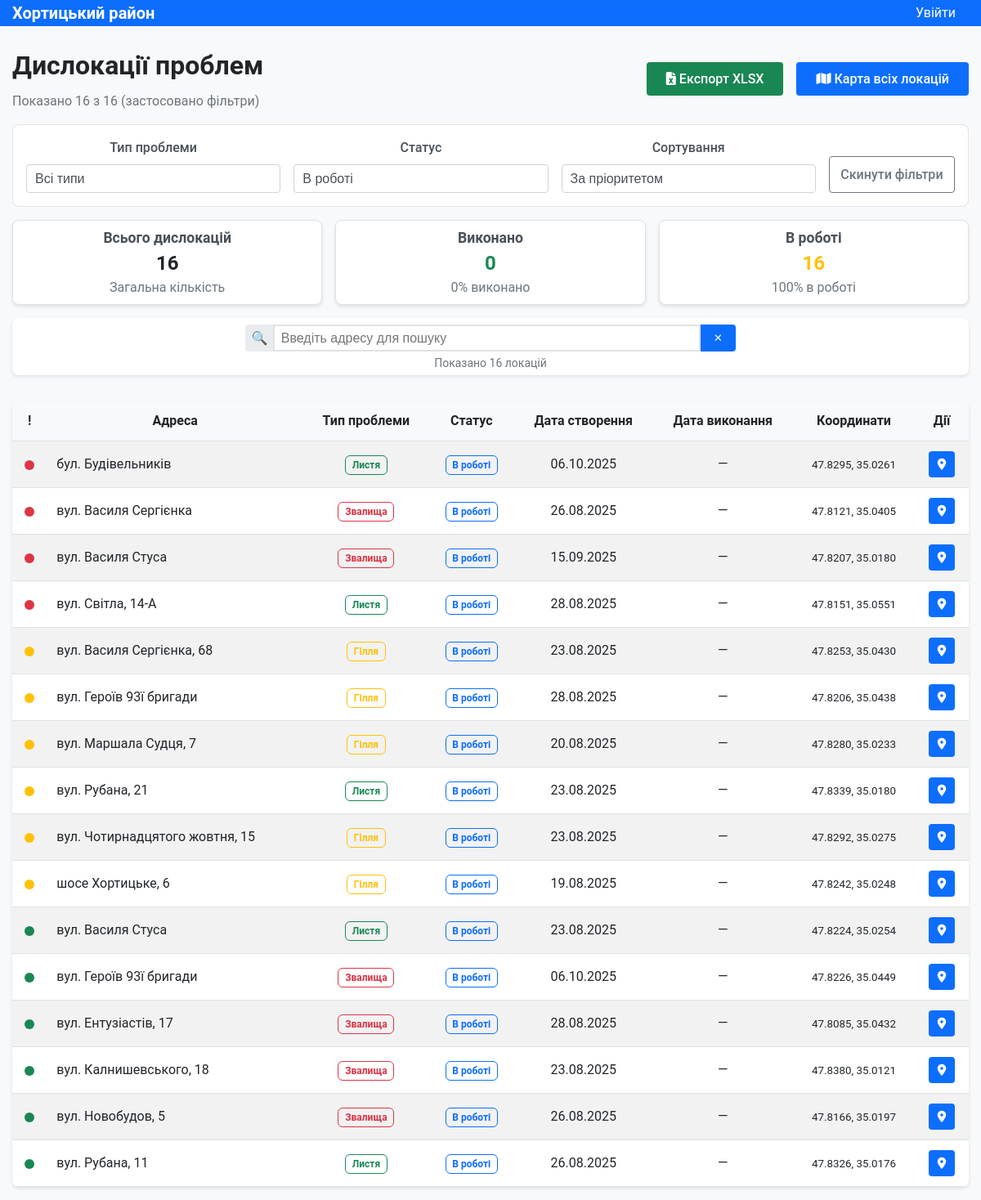
The page / on the database its author committed.
### models.py (models this page shows, shortened)
class Location(db.Model):
    id = db.Column(db.Integer, primary_key=True)
    address = db.Column(db.String(200), nullable=False)
    latitude = db.Column(db.Float, nullable=False)
    longitude = db.Column(db.Float, nullable=False)
    problem_type = db.Column(db.String(50), nullable=False)
    priority = db.Column(db.String(20), default='Середній')
    status = db.Column(db.String(20), default='in_progress')
    description = db.Column(db.Text)
    date_created = db.Column(db.DateTime, default=datetime.utcnow)
    date_completed = db.Column(db.DateTime)
    created_by = db.Column(db.Integer, db.ForeignKey('user.id'))
    def get_priority_order(self):
        priority_map = {'Високий': 1, 'Середній': 2, 'Низький': 3}
        return priority_map.get(self.priority, 2)

### app.py (the view)
@app.route('/')
def index():
    problem_type = request.args.get('problem_type', 'all')
    status = request.args.get('status', 'in_progress')
    priority = request.args.get('priority', 'all')
    sort_by = request.args.get('sort_by', 'priority')
    query = Location.query
    if problem_type != 'all':
        query = query.filter(Location.problem_type == problem_type)
    if status != 'all':
        query = query.filter(Location.status == status)
    locations = query.all()
    for location in locations:
        location.formatted_address = format_address(location.address)
    if sort_by == 'alphabet':
        locations.sort(key=lambda x: x.formatted_address)
    else:  # sort_by == 'priority'
        locations.sort(key=lambda x: (
            x.get_priority_order(), x.formatted_address))
    for location in locations:
        location.address = location.formatted_address
    total_count = len(locations)
    completed_count = len([l for l in locations if l.status == 'completed'])
    in_progress_count = len([l for l in locations if l.status == 'in_progress'])
    return render_template('index.html',
                           locations=locations,
                           current_problem_type=problem_type,
                           current_status=status,
                           current_priority=priority,
                           current_sort=sort_by,
                           total_count=total_count,
                           completed_count=completed_count,
                           in_progress_count=in_progress_count)

### app.py (called while the page is built)
def format_address(address):
    file_path = Path(__file__).parent / "static" / "street-names.json"
    with open(file_path, "r", encoding="utf-8") as f:
        addresses = json.load(f)
        for k, v in addresses.items():
            if address.startswith(k):
                return address.replace(k, v)
    return address

### templates/index.html (shortened to what this page needs)
{% extends "base.html" %}
{% block content %}
<div class="page-header">
    <div class="page-header__info">
        <h1 class="page-header__title">Дислокації проблем</h1>
        <p class="page-header__subtitle">
            Показано {{ locations|length }}
            {% if current_problem_type != 'all' or current_status != 'all' %}
                з {{ total_count }} (застосовано фільтри)
            {% else %}
                записів
            {% endif %}
        </p>
    </div>
    <div class="page-header__actions">
        <a href="{{ url_for('export_excel', problem_type=current_problem_type, status=current_status) }}"
            class="button button--success">
            <i class="fas fa-file-excel"></i> Експорт XLSX
        </a>
        <a href="{{ url_for('map_all') }}" class="button button--primary">
            <i class="fas fa-map"></i> Карта всіх локацій
        </a>
    </div>
</div>
<form method="GET" class="filter-section">
    <div class="filter-section__group">
        <label class="form__label">Тип проблеми</label>
        <select name="problem_type" class="form__select" onchange="this.form.submit()">
            <option value="all" {% if current_problem_type == 'all' %}selected{% endif %}>Всі типи</option>
        </select>
    </div>
    <div class="filter-section__group">
        <label class="form__label">Статус</label>
        <select name="status" class="form__select" onchange="this.form.submit()">
            <option value="in_progress" {% if current_status == 'in_progress' %}selected{% endif %}>В роботі</option>
        </select>
    </div>
    <div class="filter-section__group">
        <label class="form__label">Сортування</label>
        <select name="sort_by" class="form__select" onchange="this.form.submit()">
            <option value="priority" {% if current_sort == 'priority' %}selected{% endif %}>За пріоритетом</option>
        </select>
    </div>
    <a href="{{ url_for('index') }}" class="button button--secondary">Скинути фільтри</a>
</form>
<div class="stats-grid">
    <div class="stats-card">
        <div class="stats-card__title">
            {% if current_problem_type != 'all' %}
                {{ current_problem_type }}
            {% else %}
                Всього дислокацій
            {% endif %}
        </div>
        <div class="stats-card__value">{{ total_count }}</div>
        <p class="stats-card__description">
            {% if current_problem_type != 'all' %}
                Загальна кількість {{ current_problem_type.lower() }}
            {% else %}
                Загальна кількість
            {% endif %}
        </p>
    </div>
    <div class="stats-card">
        <div class="stats-card__title">Виконано</div>
        <div class="stats-card__value stats-card__value--success">{{ completed_count }}</div>
        <p class="stats-card__description">
            {% if total_count > 0 %}
                {{ "%.0f"|format((completed_count / total_count) * 100) }}% виконано
            {% else %}
                0% виконано
            {% endif %}
        </p>
    </div>
    <div class="stats-card">
        <div class="stats-card__title">В роботі</div>
        <div class="stats-card__value stats-card__value--warning">{{ in_progress_count }}</div>
        <p class="stats-card__description">
            {% if total_count > 0 %}
                {{ "%.0f"|format((in_progress_count / total_count) * 100) }}% в роботі
            {% else %}
                0% в роботі
            {% endif %}
        </p>
    </div>
</div>
{% if locations %}
<div class="search-section">
    <form class="search-section__form">
        <div class="search-section__input-group">
            <span class="search-section__addon">🔍</span>
            <input type="text"
                id="searchInput"
                class="search-section__input"
                placeholder="Введіть адресу для пошуку"
                autocomplete="off">
            <button class="search-section__button"
                    type="button"
                    id="clearSearch"
                    title="Очистити пошук">✕</button>
        </div>
        <div id="searchResults" class="search-section__info"></div>
    </form>
</div>
<div class="data-table-container">
    <table class="data-table">
        <thead>
            <tr class="data-table__header">
                <th class="data-table__cell">!</th>
                <th class="data-table__cell">Адреса</th>
                <th class="data-table__cell">Тип проблеми</th>
                <th class="data-table__cell">Статус</th>
                <th class="data-table__cell">Дата створення</th>
                <th class="data-table__cell">Дата виконання</th>
                <th class="data-table__cell">Координати</th>
                <th class="data-table__cell">Дії</th>
            </tr>
        </thead>
        <tbody>
            {% for location in locations %}
            <tr class="data-table__row" data-address="{{ location.address }}">
                <td class="data-table__cell">
                    {% if location.priority == 'Високий' %}
                        <span class="priority-indicator priority-indicator--high" title="Високий пріоритет">&nbsp;</span>
                    {% elif location.priority == 'Середній' %}
                        <span class="priority-indicator priority-indicator--medium" title="Середній пріоритет">&nbsp;</span>
                    {% else %}
                        <span class="priority-indicator priority-indicator--low" title="Низький пріоритет">&nbsp;</span>
                    {% endif %}
                </td>
                <td class="data-table__cell data-table__cell--left">{{ location.address }}</td>
                <td class="data-table__cell">
                    {% if location.problem_type == 'Гілля' %}
                        <span class="badge badge--branches">{{ location.problem_type }}</span>
                    {% elif location.problem_type == 'Листя' %}
                        <span class="badge badge--leaves">{{ location.problem_type }}</span>
                    {% elif location.problem_type == 'Звалища' %}
                        <span class="badge badge--dumps">{{ location.problem_type }}</span>
                    {% else %}
                        <span class="badge badge--default">{{ location.problem_type }}</span>
                    {% endif %}
                </td>
                <td class="data-table__cell">
                    {% if location.status == 'completed' %}
                        <span class="badge badge--completed">Виконано</span>
                    {% elif location.status == 'in_progress' %}
                        <span class="badge badge--in-progress">В роботі</span>
                    {% else %}
                        <span class="badge badge--default">В роботі</span>
                    {% endif %}
                </td>
                <td class="data-table__cell">{{ location.date_created.strftime('%d.%m.%Y') }}</td>
                <td class="data-table__cell">
                    {% if location.date_completed %}
                        <span class="data-table__success-text">{{ location.date_completed.strftime('%d.%m.%Y') }}</span>
                    {% else %}
                        <span class="data-table__muted-text">—</span>
                    {% endif %}
                </td>
                <td class="data-table__cell">
                    <small class="data-table__coordinates">
                        {{ "%.4f"|format(location.latitude) }}, {{ "%.4f"|format(location.longitude) }}
                    </small>
                </td>
                <td class="data-table__cell">
                    <div class="data-table__actions">
                        <a href="{{ url_for('location_map', location_id=location.id) }}"
                            class="button button--primary button--small button--square"
                            title="Переглянути на карті">
                            <i class="fas fa-map-marker-alt"></i>
                        </a>
                    </div>
                </td>
            </tr>
            {% endfor %}
        </tbody>
    </table>
</div>
{% endif %}
{% endblock %}

### templates/base.html (shortened to what this page needs)
<!DOCTYPE html>
<html lang="uk">
    <head>
        <link rel="stylesheet" href="https://cdnjs.cloudflare.com/ajax/libs/font-awesome/6.0.0/css/all.min.css">
        <link rel="stylesheet" href="{{ url_for('static', filename='css/style.css') }}">
    </head>
    <body>
        <nav class="navigation">
            <div class="layout">
                <div class="navigation__container">
                    <a class="navigation__brand" href="{{ url_for('index') }}">Хортицький район</a>
                    <div class="navigation__menu">
                        {% if current_user.is_authenticated %}
                        <span class="navigation__text">Привіт, {{ current_user.username }}!</span>
                        {% if current_user.is_admin() %}
                        <span class="admin">Адмін</span>
                        {% endif %}
                        <a class="navigation__link" href="{{ url_for('logout') }}">Вийти</a>
                        {% else %}
                        <a class="navigation__link" href="{{ url_for('login') }}">Увійти</a>
                        {% endif %}
                    </div>
                </div>
            </div>
        </nav>
        <div class="layout layout--with-top-margin">{% block content %}{% endblock %}</div>
    </body>
</html>

### static/css/variables.css (style rules this page uses)
:root { --body-bg: #f8f9fa; --dt-body-bg: #1a1a1a; --dt-bg-1: #2d2d2d; --dt-border-1: #404040; --dt-border-2: #666666; --white: #ffffff; --white-grey: #dee2e6; --grey: #6c757d; --grey-input: #ced4da; --grey-input-readonly: #b0b0b0; --font-color: #212529; --font-color-light: #495057; --dt-font-color: #dddddd; --transparent-white: rgba(255, 255, 255, 0.1); --transparent-black: rgba(0, 0, 0, 0.1); --blue: #0d6efd; --blue-hover: #195fc9; --orange: #ffc107; --orange-hover: #b48f1e; --green: #198754; --green-hover: #1fc979; --green-dark: #055160; --green-alert-bg: #d1ecf1; --green-alert-border: #bee5eb; --red: #dc3545; --red-hover: #bb2d3b; --red-dark: #721c24; --red-alert-bg: #f8d7da; --red-alert-border: #f5c6cb; --dt-red-alert-bg: #5f1e1e; --dt-red-alert-border: #822c2c; --dt-red-alert-font: #f8b4b4; --dt-blue-alert-bg: #1e3a5f; --dt-blue-alert-border: #2c5282; --dt-blue-alert-font: #b3d4fc; --light-blue-border: #e9ecef; --highlight: #fff3cd; --ff: Roboto, Arial, sans-serif; }

### rows shown on the page
Location: priority "Високий" (drawn), problem_type "Листя", status "В роботі", date_created "06.10.2025", latitude "47.8295", longitude "35.0261"
Location: priority "Високий" (drawn), problem_type "Звалища", status "В роботі", date_created "26.08.2025", latitude "47.8121", longitude "35.0405"
Location: priority "Високий" (drawn), problem_type "Звалища", status "В роботі", date_created "15.09.2025", latitude "47.8207", longitude "35.0180"
Location: priority "Високий" (drawn), problem_type "Листя", status "В роботі", date_created "28.08.2025", latitude "47.8151", longitude "35.0551"
Location: priority "Середній" (drawn), problem_type "Гілля", status "В роботі", date_created "23.08.2025", latitude "47.8253", longitude "35.0430"
Location: priority "Середній" (drawn), problem_type "Гілля", status "В роботі", date_created "28.08.2025", latitude "47.8206", longitude "35.0438"
Location: priority "Середній" (drawn), problem_type "Гілля", status "В роботі", date_created "20.08.2025", latitude "47.8280", longitude "35.0233"
Location: priority "Середній" (drawn), problem_type "Листя", status "В роботі", date_created "23.08.2025", latitude "47.8339", longitude "35.0180"
Location: priority "Середній" (drawn), problem_type "Гілля", status "В роботі", date_created "23.08.2025", latitude "47.8292", longitude "35.0275"
Location: priority "Середній" (drawn), problem_type "Гілля", status "В роботі", date_created "19.08.2025", latitude "47.8242", longitude "35.0248"
Location: priority "Низький" (drawn), problem_type "Листя", status "В роботі", date_created "23.08.2025", latitude "47.8224", longitude "35.0254"
Location: priority "Низький" (drawn), problem_type "Звалища", status "В роботі", date_created "06.10.2025", latitude "47.8226", longitude "35.0449"
Location: priority "Низький" (drawn), problem_type "Звалища", status "В роботі", date_created "28.08.2025", latitude "47.8085", longitude "35.0432"
Location: priority "Низький" (drawn), problem_type "Звалища", status "В роботі", date_created "23.08.2025", latitude "47.8380", longitude "35.0121"
Location: priority "Низький" (drawn), problem_type "Звалища", status "В роботі", date_created "26.08.2025", latitude "47.8166", longitude "35.0197"
Location: priority "Низький" (drawn), problem_type "Листя", status "В роботі", date_created "26.08.2025", latitude "47.8326", longitude "35.0176"

### other values the page prints
{{ locations|length }} "16"
{{ total_count }} "16"
{{ completed_count }} "0"
{{ "%.0f"|format((completed_count / total_count) * 100) }} "0"
{{ in_progress_count }} "16"
{{ "%.0f"|format((in_progress_count / total_count) * 100) }} "100"
